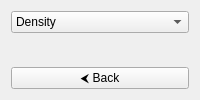
<?xml version="1.0" encoding="UTF-8"?>
<ui version="4.0">
    <class>LinearRegressionPlotOutputPage</class>
    <widget class="QWidget" name="LinearRegressionPlotOutputPage">
        <layout class="QVBoxLayout" name="verticalLayout">
            <item>
                <widget class="QComboBox" name="propertyComboBox">
                    <item>
                        <property name="text">
                            <string>Density</string>
                        </property>
                    </item>
                    <item>
                        <property name="text">
                            <string>Viscosity</string>
                        </property>
                    </item>
                    <item>
                        <property name="text">
                            <string>Thermal conductivity</string>
                        </property>
                    </item>
                    <item>
                        <property name="text">
                            <string>Specific heat</string>
                        </property>
                    </item>
                    <item>
                        <property name="text">
                            <string>Enthalpy</string>
                        </property>
                    </item>
                    <item>
                        <property name="text">
                            <string>Entropy</string>
                        </property>
                    </item>
                </widget>
            </item>
            <item>
                <widget class="QWidget" name="plotWidget">
                    <layout class="QVBoxLayout" name="plotLayout">
                    </layout>
                </widget>
            </item>
            <item>
                <widget class="QPushButton" name="backButton">
                    <property name="text">
                        <string>&#x2B9C; Back</string>
                    </property>
                    <property name="toolTip">
                        <string>Go back to linear regression page</string>
                    </property>
                </widget>
            </item>
        </layout>
    </widget>
</ui>
